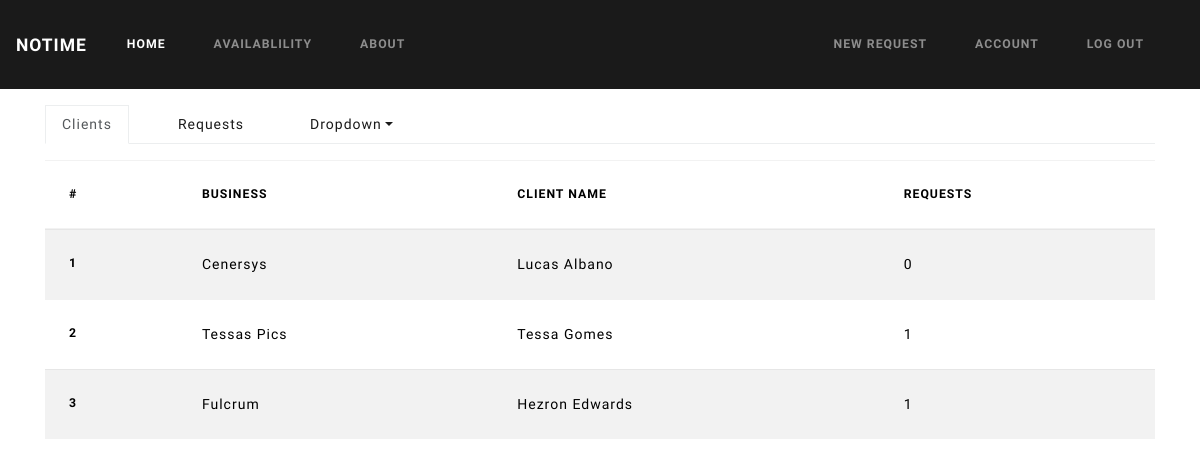
The page /home (signed in) on the database as committed earlier.
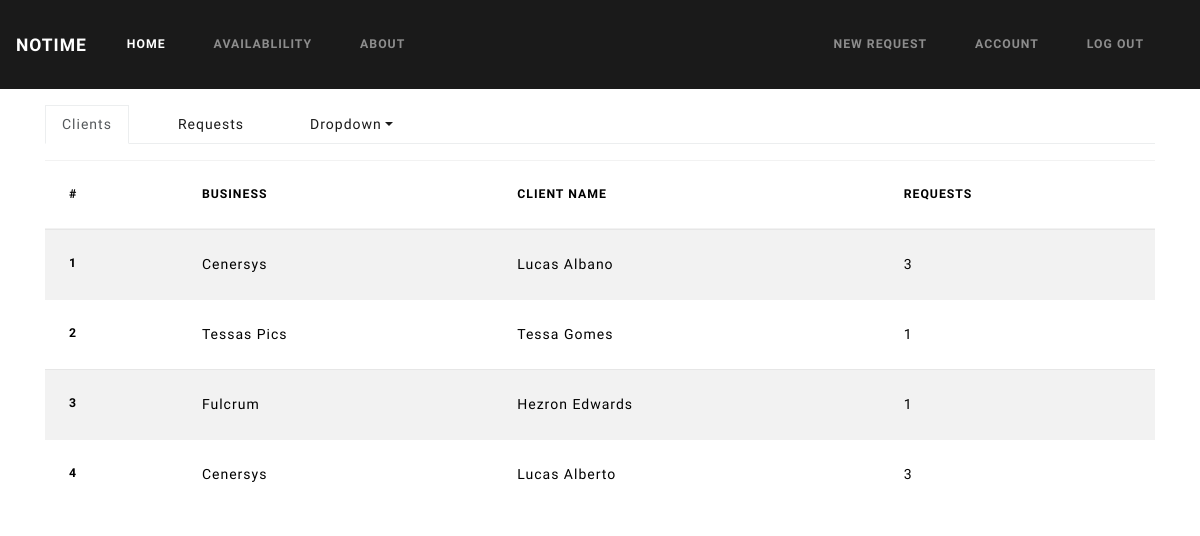
The same page on the database as committed later.
### fulcrumportal/models.py (models this page shows, shortened)
class User(db.Model, UserMixin):
    id = db.Column(db.Integer, primary_key=True)
    fullname = db.Column(db.String(40), nullable=False)
    email = db.Column(db.String(120), unique=True, nullable=False)
    password = db.Column(db.String(60), nullable=False)
    image_file = db.Column(db.String(20), nullable=False, default='default.jpg')
    business_name = db.Column(db.String(80), nullable=False)
    requests = db.relationship('Requests', backref='business', lazy=True)
    role = db.Column(db.String(10), nullable=False)

### fulcrumportal/routes.py (the view)
@app.route("/")
@app.route("/home")
@login_required
def home():
    users = User.query.all()
    return render_template('home.html', Title='Home', users=users, num_requests=1)

### fulcrumportal/models.py (called while the page is built)
@login_manager.user_loader
def load_user(user_id):
    return User.query.get(int(user_id))

### fulcrumportal/templates/home.html
{% extends "main.html" %}
{% block clients %}
    <div class="container pt-3">
    <table class="table table-hover table-striped" style="color: black">
      <thead>
        <tr>
          <th scope="col">#</th>
          <th scope="col">Business</th>
          <th scope="col">Client Name</th>
          <th scope="col">Requests</th>
        </tr>
      </thead>
      <tbody>
      {% for user in users %}
        <tr>
          <th scope="row">{{ loop.index }}</th>
          <td>{{ user.business_name }}</td>
          <td>{{ user.fullname }}</td>
          <td>{{ user.requests|length }}</td>
        </tr>
      {% endfor %}
      </tbody>
    </table>
    </div>
{% endblock clients %}

### fulcrumportal/templates/main.html (shortened to what this page needs)
<!DOCTYPE html>
<html>
<head>
    <link href="https://stackpath.bootstrapcdn.com/bootswatch/4.1.3/lux/bootstrap.min.css" rel="stylesheet">    <link rel="stylesheet" href="https://use.fontawesome.com/releases/v5.5.0/css/all.css">
    <link rel="stylesheet" type="text/css" media="screen" href="static/main.css" />
</head>
<body>
        <nav class="navbar navbar-expand-lg navbar-dark bg-primary">
                <a class="navbar-brand" href="#">NoTime</a>
                <div class="collapse navbar-collapse" id="navbarColor01">
                  <ul class="navbar-nav mr-auto">
                    <li class="nav-item active">
                      <a class="nav-link" href="{{ url_for('home') }}">Home <span class="sr-only">(current)</span></a>
                    </li>
                    <li class="nav-item">
                      <a class="nav-link" href="{{ url_for('avail') }}">Availablility</a>
                    </li>
                    <li class="nav-item">
                      <a class="nav-link" href="#">About</a>
                    </li>
                  </ul>
                  <div class="navbar-nav">
                    {% if current_user.is_authenticated %}
                            <a class="nav-item nav-link" href="{{ url_for('new_request') }}">New Request</a>
                            <a class="nav-item nav-link" href="{{ url_for('account') }}">Account</a>
                            <a class="nav-item nav-link" href="{{ url_for('logout') }}">Log out</a>
                        {% else %}
                            <a class="nav-item nav-link" href="{{ url_for('login') }}">Login</a>
                            <a class="nav-item nav-link" href="{{ url_for('register') }}">Sign Up</a>
                    {% endif %}
                  </div>
                </div>
              </nav>
        <div class="container pt-3">
            <ul class="nav nav-tabs" style="color: black">
              <li class="nav-item">
                <a class="nav-link active show" data-toggle="tab" href="#clients">Clients</a>
              </li>
              <li class="nav-item">
                <a class="nav-link" data-toggle="tab" href="#requests">Requests</a>
              </li>
              <li class="nav-item dropdown">
                <a class="nav-link dropdown-toggle" data-toggle="dropdown" href="#" role="button" aria-haspopup="true" aria-expanded="false">Dropdown</a>
              </li>
            </ul>
        </div>
        <div id="myTabContent" class="tab-content">
          <div class="tab-pane fade active show" id="clients">
              {% block clients %}{% endblock %}
          </div>
        </div>
</body>
</html>

Rows that differ between the two databases and show on the page:
computed for User "Lucas Albano": requests|length "0" → "3"
added User: business_name "Cenersys", fullname "Lucas Alberto", requests|length "3"
